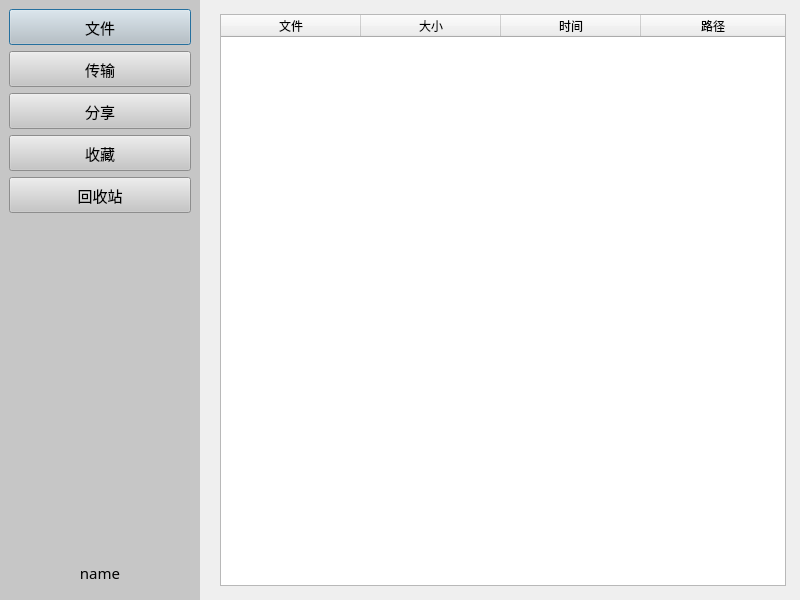
<?xml version="1.0" encoding="UTF-8"?>
<ui version="4.0">
 <class>MainDialog</class>
 <widget class="QDialog" name="MainDialog">
  <property name="geometry">
   <rect>
    <x>0</x>
    <y>0</y>
    <width>800</width>
    <height>600</height>
   </rect>
  </property>
  <property name="minimumSize">
   <size>
    <width>800</width>
    <height>550</height>
   </size>
  </property>
  <property name="font">
   <font>
    <family>微软雅黑</family>
    <pointsize>11</pointsize>
   </font>
  </property>
  <property name="windowTitle">
   <string>MainDialog</string>
  </property>
  <layout class="QGridLayout" name="gridLayout">
   <property name="leftMargin">
    <number>0</number>
   </property>
   <property name="topMargin">
    <number>0</number>
   </property>
   <property name="rightMargin">
    <number>0</number>
   </property>
   <property name="bottomMargin">
    <number>0</number>
   </property>
   <item row="0" column="0">
    <widget class="QWidget" name="wdg_left" native="true">
     <property name="minimumSize">
      <size>
       <width>200</width>
       <height>0</height>
      </size>
     </property>
     <property name="maximumSize">
      <size>
       <width>200</width>
       <height>16777215</height>
      </size>
     </property>
     <property name="styleSheet">
      <string notr="true">background-color: rgb(198, 198, 198);</string>
     </property>
     <layout class="QVBoxLayout" name="verticalLayout_10">
      <item>
       <widget class="QPushButton" name="pb_file">
        <property name="minimumSize">
         <size>
          <width>0</width>
          <height>36</height>
         </size>
        </property>
        <property name="maximumSize">
         <size>
          <width>16777215</width>
          <height>36</height>
         </size>
        </property>
        <property name="font">
         <font>
          <family>微软雅黑</family>
          <pointsize>11</pointsize>
         </font>
        </property>
        <property name="text">
         <string>文件</string>
        </property>
        <property name="icon">
         <iconset resource="resource.qrc">
          <normaloff>:/NetDisk/ui_assets/images/file.png</normaloff>:/NetDisk/ui_assets/images/file.png</iconset>
        </property>
        <property name="iconSize">
         <size>
          <width>36</width>
          <height>36</height>
         </size>
        </property>
       </widget>
      </item>
      <item>
       <widget class="QPushButton" name="pb_transmit">
        <property name="minimumSize">
         <size>
          <width>0</width>
          <height>36</height>
         </size>
        </property>
        <property name="maximumSize">
         <size>
          <width>16777215</width>
          <height>36</height>
         </size>
        </property>
        <property name="font">
         <font>
          <family>微软雅黑</family>
          <pointsize>11</pointsize>
         </font>
        </property>
        <property name="text">
         <string>传输</string>
        </property>
        <property name="icon">
         <iconset resource="resource.qrc">
          <normaloff>:/NetDisk/ui_assets/images/transmit.ico</normaloff>:/NetDisk/ui_assets/images/transmit.ico</iconset>
        </property>
        <property name="iconSize">
         <size>
          <width>36</width>
          <height>36</height>
         </size>
        </property>
       </widget>
      </item>
      <item>
       <widget class="QPushButton" name="pb_share">
        <property name="minimumSize">
         <size>
          <width>0</width>
          <height>36</height>
         </size>
        </property>
        <property name="maximumSize">
         <size>
          <width>16777215</width>
          <height>36</height>
         </size>
        </property>
        <property name="font">
         <font>
          <family>微软雅黑</family>
          <pointsize>11</pointsize>
         </font>
        </property>
        <property name="text">
         <string>分享</string>
        </property>
        <property name="icon">
         <iconset resource="resource.qrc">
          <normaloff>:/NetDisk/ui_assets/images/share.png</normaloff>:/NetDisk/ui_assets/images/share.png</iconset>
        </property>
        <property name="iconSize">
         <size>
          <width>36</width>
          <height>36</height>
         </size>
        </property>
       </widget>
      </item>
      <item>
       <widget class="QPushButton" name="pb_store">
        <property name="minimumSize">
         <size>
          <width>0</width>
          <height>36</height>
         </size>
        </property>
        <property name="maximumSize">
         <size>
          <width>16777215</width>
          <height>36</height>
         </size>
        </property>
        <property name="font">
         <font>
          <family>微软雅黑</family>
          <pointsize>11</pointsize>
         </font>
        </property>
        <property name="text">
         <string>收藏</string>
        </property>
       </widget>
      </item>
      <item>
       <widget class="QPushButton" name="pb_bin">
        <property name="minimumSize">
         <size>
          <width>0</width>
          <height>36</height>
         </size>
        </property>
        <property name="maximumSize">
         <size>
          <width>16777215</width>
          <height>36</height>
         </size>
        </property>
        <property name="font">
         <font>
          <family>微软雅黑</family>
          <pointsize>11</pointsize>
         </font>
        </property>
        <property name="text">
         <string>回收站</string>
        </property>
       </widget>
      </item>
      <item>
       <spacer name="verticalSpacer">
        <property name="orientation">
         <enum>Qt::Vertical</enum>
        </property>
        <property name="sizeHint" stdset="0">
         <size>
          <width>20</width>
          <height>327</height>
         </size>
        </property>
       </spacer>
      </item>
      <item>
       <widget class="QPushButton" name="pb_name">
        <property name="minimumSize">
         <size>
          <width>0</width>
          <height>36</height>
         </size>
        </property>
        <property name="maximumSize">
         <size>
          <width>16777215</width>
          <height>36</height>
         </size>
        </property>
        <property name="font">
         <font>
          <family>微软雅黑</family>
          <pointsize>11</pointsize>
         </font>
        </property>
        <property name="text">
         <string>name</string>
        </property>
        <property name="icon">
         <iconset resource="resource.qrc">
          <normaloff>:/NetDisk/ui_assets/face/btn_avatar_a28.png</normaloff>:/NetDisk/ui_assets/face/btn_avatar_a28.png</iconset>
        </property>
        <property name="iconSize">
         <size>
          <width>36</width>
          <height>36</height>
         </size>
        </property>
        <property name="flat">
         <bool>true</bool>
        </property>
       </widget>
      </item>
     </layout>
    </widget>
   </item>
   <item row="0" column="1">
    <widget class="QWidget" name="wdg_right" native="true">
     <layout class="QHBoxLayout" name="horizontalLayout_3">
      <item>
       <widget class="QStackedWidget" name="sw_page">
        <property name="sizePolicy">
         <sizepolicy hsizetype="Expanding" vsizetype="Expanding">
          <horstretch>0</horstretch>
          <verstretch>0</verstretch>
         </sizepolicy>
        </property>
        <property name="currentIndex">
         <number>4</number>
        </property>
        <widget class="QWidget" name="page_file">
         <layout class="QVBoxLayout" name="verticalLayout_2">
          <property name="spacing">
           <number>0</number>
          </property>
          <property name="leftMargin">
           <number>0</number>
          </property>
          <property name="topMargin">
           <number>0</number>
          </property>
          <property name="rightMargin">
           <number>0</number>
          </property>
          <property name="bottomMargin">
           <number>0</number>
          </property>
          <item>
           <widget class="QWidget" name="wdg_right_top" native="true">
            <property name="minimumSize">
             <size>
              <width>0</width>
              <height>31</height>
             </size>
            </property>
            <property name="maximumSize">
             <size>
              <width>16777215</width>
              <height>31</height>
             </size>
            </property>
            <layout class="QHBoxLayout" name="horizontalLayout_2">
             <property name="spacing">
              <number>5</number>
             </property>
             <property name="leftMargin">
              <number>0</number>
             </property>
             <property name="topMargin">
              <number>0</number>
             </property>
             <property name="rightMargin">
              <number>0</number>
             </property>
             <property name="bottomMargin">
              <number>0</number>
             </property>
             <item>
              <widget class="QPushButton" name="pb_prev">
               <property name="minimumSize">
                <size>
                 <width>30</width>
                 <height>30</height>
                </size>
               </property>
               <property name="maximumSize">
                <size>
                 <width>30</width>
                 <height>30</height>
                </size>
               </property>
               <property name="text">
                <string>&lt;</string>
               </property>
               <property name="flat">
                <bool>true</bool>
               </property>
              </widget>
             </item>
             <item>
              <widget class="QPushButton" name="pb_next">
               <property name="minimumSize">
                <size>
                 <width>30</width>
                 <height>30</height>
                </size>
               </property>
               <property name="maximumSize">
                <size>
                 <width>30</width>
                 <height>30</height>
                </size>
               </property>
               <property name="text">
                <string>&gt;</string>
               </property>
               <property name="flat">
                <bool>true</bool>
               </property>
              </widget>
             </item>
             <item>
              <widget class="QLabel" name="lb_path">
               <property name="minimumSize">
                <size>
                 <width>0</width>
                 <height>30</height>
                </size>
               </property>
               <property name="maximumSize">
                <size>
                 <width>16777215</width>
                 <height>30</height>
                </size>
               </property>
               <property name="text">
                <string>/</string>
               </property>
              </widget>
             </item>
             <item>
              <spacer name="horizontalSpacer">
               <property name="orientation">
                <enum>Qt::Horizontal</enum>
               </property>
               <property name="sizeHint" stdset="0">
                <size>
                 <width>415</width>
                 <height>20</height>
                </size>
               </property>
              </spacer>
             </item>
             <item>
              <widget class="QPushButton" name="pb_search">
               <property name="minimumSize">
                <size>
                 <width>30</width>
                 <height>30</height>
                </size>
               </property>
               <property name="maximumSize">
                <size>
                 <width>30</width>
                 <height>30</height>
                </size>
               </property>
               <property name="text">
                <string/>
               </property>
               <property name="icon">
                <iconset resource="resource.qrc">
                 <normaloff>:/NetDisk/ui_assets/images/search.png</normaloff>:/NetDisk/ui_assets/images/search.png</iconset>
               </property>
               <property name="iconSize">
                <size>
                 <width>30</width>
                 <height>30</height>
                </size>
               </property>
               <property name="flat">
                <bool>true</bool>
               </property>
              </widget>
             </item>
             <item>
              <widget class="QPushButton" name="pb_addFile">
               <property name="text">
                <string/>
               </property>
               <property name="icon">
                <iconset resource="resource.qrc">
                 <normaloff>:/NetDisk/ui_assets/images/addFile.png</normaloff>:/NetDisk/ui_assets/images/addFile.png</iconset>
               </property>
               <property name="iconSize">
                <size>
                 <width>30</width>
                 <height>30</height>
                </size>
               </property>
               <property name="flat">
                <bool>true</bool>
               </property>
              </widget>
             </item>
            </layout>
           </widget>
          </item>
          <item>
           <widget class="QWidget" name="wdg_right_bottom" native="true">
            <layout class="QVBoxLayout" name="verticalLayout_3">
             <property name="spacing">
              <number>0</number>
             </property>
             <property name="leftMargin">
              <number>0</number>
             </property>
             <property name="topMargin">
              <number>0</number>
             </property>
             <property name="rightMargin">
              <number>0</number>
             </property>
             <property name="bottomMargin">
              <number>0</number>
             </property>
             <item>
              <widget class="QTableWidget" name="table_file">
               <property name="contextMenuPolicy">
                <enum>Qt::CustomContextMenu</enum>
               </property>
               <property name="editTriggers">
                <set>QAbstractItemView::NoEditTriggers</set>
               </property>
               <property name="dragEnabled">
                <bool>false</bool>
               </property>
               <property name="selectionBehavior">
                <enum>QAbstractItemView::SelectRows</enum>
               </property>
               <attribute name="horizontalHeaderDefaultSectionSize">
                <number>200</number>
               </attribute>
               <attribute name="horizontalHeaderStretchLastSection">
                <bool>true</bool>
               </attribute>
               <attribute name="verticalHeaderVisible">
                <bool>false</bool>
               </attribute>
               <column>
                <property name="text">
                 <string>文件</string>
                </property>
               </column>
               <column>
                <property name="text">
                 <string>大小</string>
                </property>
               </column>
               <column>
                <property name="text">
                 <string>时间</string>
                </property>
               </column>
              </widget>
             </item>
            </layout>
           </widget>
          </item>
         </layout>
        </widget>
        <widget class="QWidget" name="page_transmit">
         <layout class="QVBoxLayout" name="verticalLayout_4">
          <property name="spacing">
           <number>0</number>
          </property>
          <property name="leftMargin">
           <number>0</number>
          </property>
          <property name="topMargin">
           <number>0</number>
          </property>
          <property name="rightMargin">
           <number>0</number>
          </property>
          <property name="bottomMargin">
           <number>0</number>
          </property>
          <item>
           <widget class="QTabWidget" name="tw_transmit">
            <property name="currentIndex">
             <number>0</number>
            </property>
            <widget class="QWidget" name="tab_upload">
             <attribute name="title">
              <string> 上传中 </string>
             </attribute>
             <layout class="QVBoxLayout" name="verticalLayout_5">
              <property name="spacing">
               <number>0</number>
              </property>
              <property name="leftMargin">
               <number>0</number>
              </property>
              <property name="topMargin">
               <number>0</number>
              </property>
              <property name="rightMargin">
               <number>0</number>
              </property>
              <property name="bottomMargin">
               <number>0</number>
              </property>
              <item>
               <widget class="QTableWidget" name="table_upload">
                <property name="contextMenuPolicy">
                 <enum>Qt::CustomContextMenu</enum>
                </property>
                <property name="editTriggers">
                 <set>QAbstractItemView::NoEditTriggers</set>
                </property>
                <property name="selectionBehavior">
                 <enum>QAbstractItemView::SelectRows</enum>
                </property>
                <property name="gridStyle">
                 <enum>Qt::SolidLine</enum>
                </property>
                <attribute name="horizontalHeaderDefaultSectionSize">
                 <number>120</number>
                </attribute>
                <attribute name="horizontalHeaderStretchLastSection">
                 <bool>false</bool>
                </attribute>
                <attribute name="verticalHeaderVisible">
                 <bool>false</bool>
                </attribute>
                <attribute name="verticalHeaderStretchLastSection">
                 <bool>false</bool>
                </attribute>
                <column>
                 <property name="text">
                  <string>文件</string>
                 </property>
                </column>
                <column>
                 <property name="text">
                  <string>大小</string>
                 </property>
                </column>
                <column>
                 <property name="text">
                  <string>时间</string>
                 </property>
                </column>
                <column>
                 <property name="text">
                  <string>速度</string>
                 </property>
                </column>
                <column>
                 <property name="text">
                  <string>进度</string>
                 </property>
                </column>
                <column>
                 <property name="text">
                  <string/>
                 </property>
                </column>
               </widget>
              </item>
              <item>
               <layout class="QHBoxLayout" name="hl_upload_bottom">
                <item>
                 <spacer name="hs_upload_left">
                  <property name="orientation">
                   <enum>Qt::Horizontal</enum>
                  </property>
                  <property name="sizeHint" stdset="0">
                   <size>
                    <width>40</width>
                    <height>20</height>
                   </size>
                  </property>
                 </spacer>
                </item>
                <item>
                 <widget class="QPushButton" name="pb_clearUpload">
                  <property name="text">
                   <string>全部清空</string>
                  </property>
                  <property name="maximumSize">
                   <size>
                    <width>100</width>
                    <height>30</height>
                   </size>
                  </property>
                 </widget>
                </item>
               </layout>
              </item>
             </layout>
            </widget>
            <widget class="QWidget" name="tab_download">
             <attribute name="title">
              <string> 下载中 </string>
             </attribute>
             <layout class="QVBoxLayout" name="verticalLayout_6">
              <property name="spacing">
               <number>0</number>
              </property>
              <property name="leftMargin">
               <number>0</number>
              </property>
              <property name="topMargin">
               <number>0</number>
              </property>
              <property name="rightMargin">
               <number>0</number>
              </property>
              <property name="bottomMargin">
               <number>0</number>
              </property>
              <item>
               <widget class="QTableWidget" name="table_download">
                <property name="contextMenuPolicy">
                 <enum>Qt::CustomContextMenu</enum>
                </property>
                <property name="editTriggers">
                 <set>QAbstractItemView::NoEditTriggers</set>
                </property>
                <property name="selectionBehavior">
                 <enum>QAbstractItemView::SelectRows</enum>
                </property>
                <attribute name="horizontalHeaderDefaultSectionSize">
                 <number>100</number>
                </attribute>
                <attribute name="horizontalHeaderStretchLastSection">
                 <bool>false</bool>
                </attribute>
                <attribute name="verticalHeaderVisible">
                 <bool>false</bool>
                </attribute>
                <attribute name="verticalHeaderStretchLastSection">
                 <bool>false</bool>
                </attribute>
                <column>
                 <property name="text">
                  <string>文件</string>
                 </property>
                </column>
                <column>
                 <property name="text">
                  <string>大小</string>
                 </property>
                </column>
                <column>
                 <property name="text">
                  <string>时间</string>
                 </property>
                </column>
                <column>
                 <property name="text">
                  <string>速度</string>
                 </property>
                </column>
                <column>
                 <property name="text">
                  <string>进度</string>
                 </property>
                </column>
                <column>
                 <property name="text">
                  <string/>
                 </property>
                </column>
               </widget>
              </item>
             </layout>
            </widget>
            <widget class="QWidget" name="tab_complete">
             <attribute name="title">
              <string> 已完成 </string>
             </attribute>
             <layout class="QVBoxLayout" name="verticalLayout_7">
              <property name="spacing">
               <number>0</number>
              </property>
              <property name="leftMargin">
               <number>0</number>
              </property>
              <property name="topMargin">
               <number>0</number>
              </property>
              <property name="rightMargin">
               <number>0</number>
              </property>
              <property name="bottomMargin">
               <number>0</number>
              </property>
              <item>
               <widget class="QTableWidget" name="table_complete">
                <property name="editTriggers">
                 <set>QAbstractItemView::NoEditTriggers</set>
                </property>
                <property name="selectionBehavior">
                 <enum>QAbstractItemView::SelectRows</enum>
                </property>
                <attribute name="horizontalHeaderDefaultSectionSize">
                 <number>200</number>
                </attribute>
                <attribute name="horizontalHeaderStretchLastSection">
                 <bool>false</bool>
                </attribute>
                <attribute name="verticalHeaderVisible">
                 <bool>false</bool>
                </attribute>
                <column>
                 <property name="text">
                  <string>文件</string>
                 </property>
                </column>
                <column>
                 <property name="text">
                  <string>大小</string>
                 </property>
                </column>
                <column>
                 <property name="text">
                  <string>时间</string>
                 </property>
                </column>
                <column>
                 <property name="text">
                  <string/>
                 </property>
                </column>
               </widget>
              </item>
              <item>
               <layout class="QHBoxLayout" name="hl_complete_bottom">
                <item>
                 <spacer name="hs_complete_left">
                  <property name="orientation">
                   <enum>Qt::Horizontal</enum>
                  </property>
                  <property name="sizeHint" stdset="0">
                   <size>
                    <width>40</width>
                    <height>20</height>
                   </size>
                  </property>
                 </spacer>
                </item>
                <item>
                 <widget class="QPushButton" name="pb_clearComplete">
                  <property name="text">
                   <string>全部清空</string>
                  </property>
                  <property name="maximumSize">
                   <size>
                    <width>100</width>
                    <height>30</height>
                   </size>
                  </property>
                 </widget>
                </item>
               </layout>
              </item>
             </layout>
            </widget>
           </widget>
          </item>
         </layout>
        </widget>
        <widget class="QWidget" name="page_share">
         <layout class="QVBoxLayout" name="verticalLayout_8">
          <property name="spacing">
           <number>0</number>
          </property>
          <property name="leftMargin">
           <number>0</number>
          </property>
          <property name="topMargin">
           <number>0</number>
          </property>
          <property name="rightMargin">
           <number>0</number>
          </property>
          <property name="bottomMargin">
           <number>0</number>
          </property>
          <item>
           <widget class="QTabWidget" name="tw_share">
            <property name="currentIndex">
             <number>0</number>
            </property>
            <widget class="QWidget" name="tab_myshare">
             <attribute name="title">
              <string>我的分享</string>
             </attribute>
             <layout class="QVBoxLayout" name="verticalLayout_9">
              <property name="spacing">
               <number>0</number>
              </property>
              <property name="leftMargin">
               <number>0</number>
              </property>
              <property name="topMargin">
               <number>0</number>
              </property>
              <property name="rightMargin">
               <number>0</number>
              </property>
              <property name="bottomMargin">
               <number>0</number>
              </property>
              <item>
               <widget class="QTableWidget" name="table_share">
                <property name="editTriggers">
                 <set>QAbstractItemView::NoEditTriggers</set>
                </property>
                <property name="selectionBehavior">
                 <enum>QAbstractItemView::SelectRows</enum>
                </property>
                <attribute name="horizontalHeaderDefaultSectionSize">
                 <number>140</number>
                </attribute>
                <attribute name="horizontalHeaderStretchLastSection">
                 <bool>true</bool>
                </attribute>
                <attribute name="verticalHeaderVisible">
                 <bool>false</bool>
                </attribute>
                <column>
                 <property name="text">
                  <string>文件</string>
                 </property>
                </column>
                <column>
                 <property name="text">
                  <string>大小</string>
                 </property>
                </column>
                <column>
                 <property name="text">
                  <string>时间</string>
                 </property>
                </column>
                <column>
                 <property name="text">
                  <string>分享码</string>
                 </property>
                </column>
                <column>
                 <property name="text">
                  <string>密码</string>
                 </property>
                </column>
               </widget>
              </item>
             </layout>
            </widget>
            <widget class="QWidget" name="tab_viewshare">
             <attribute name="title">
              <string>查看分享</string>
             </attribute>
             <layout class="QVBoxLayout" name="verticalLayout_viewshare">
              <property name="spacing">
               <number>4</number>
              </property>
              <property name="leftMargin">
               <number>5</number>
              </property>
              <property name="topMargin">
               <number>5</number>
              </property>
              <property name="rightMargin">
               <number>5</number>
              </property>
              <property name="bottomMargin">
               <number>5</number>
              </property>
              <item>
               <widget class="QLabel" name="lb_sharePath">
                <property name="maximumSize">
                 <size>
                  <width>16777215</width>
                  <height>20</height>
                 </size>
                </property>
                <property name="text">
                 <string>当前路径: /</string>
                </property>
               </widget>
              </item>
              <item>
               <widget class="QSplitter" name="splitter_viewshare">
                <property name="sizePolicy">
                 <sizepolicy hsizetype="Expanding" vsizetype="Expanding">
                  <horstretch>0</horstretch>
                  <verstretch>1</verstretch>
                 </sizepolicy>
                </property>
                <property name="orientation">
                 <enum>Qt::Horizontal</enum>
                </property>
                <widget class="QTableWidget" name="table_viewShare">
                 <property name="editTriggers">
                  <set>QAbstractItemView::NoEditTriggers</set>
                 </property>
                 <property name="selectionMode">
                  <enum>QAbstractItemView::SingleSelection</enum>
                 </property>
                 <property name="selectionBehavior">
                  <enum>QAbstractItemView::SelectRows</enum>
                 </property>
                 <attribute name="horizontalHeaderDefaultSectionSize">
                  <number>120</number>
                 </attribute>
                 <attribute name="horizontalHeaderStretchLastSection">
                  <bool>true</bool>
                 </attribute>
                 <attribute name="verticalHeaderVisible">
                  <bool>false</bool>
                 </attribute>
                 <column>
                  <property name="text">
                   <string>名称</string>
                  </property>
                 </column>
                 <column>
                  <property name="text">
                   <string>大小</string>
                  </property>
                 </column>
                 <column>
                  <property name="text">
                   <string>类型</string>
                  </property>
                 </column>
                </widget>
                <widget class="QLabel" name="lb_sharePreview">
                 <property name="minimumSize">
                  <size>
                   <width>180</width>
                   <height>0</height>
                  </size>
                 </property>
                 <property name="text">
                  <string/>
                 </property>
                 <property name="scaledContents">
                  <bool>false</bool>
                 </property>
                 <property name="alignment">
                  <set>Qt::AlignCenter</set>
                 </property>
                 <property name="wordWrap">
                  <bool>true</bool>
                 </property>
                </widget>
               </widget>
              </item>
              <item>
               <layout class="QHBoxLayout" name="hl_viewshare_bottom">
                <item>
                 <widget class="QPushButton" name="pb_shareBack">
                  <property name="maximumSize">
                   <size>
                    <width>80</width>
                    <height>28</height>
                   </size>
                  </property>
                  <property name="text">
                   <string>返回上级</string>
                  </property>
                 </widget>
                </item>
                <item>
                 <spacer name="hs_viewshare_bottom">
                  <property name="orientation">
                   <enum>Qt::Horizontal</enum>
                  </property>
                  <property name="sizeHint" stdset="0">
                   <size>
                    <width>40</width>
                    <height>20</height>
                   </size>
                  </property>
                 </spacer>
                </item>
               </layout>
              </item>
             </layout>
            </widget>
           </widget>
          </item>
         </layout>
        </widget>
        <widget class="QWidget" name="page_search">
         <layout class="QVBoxLayout" name="verticalLayout_search">
          <property name="spacing">
           <number>5</number>
          </property>
          <property name="leftMargin">
           <number>5</number>
          </property>
          <property name="topMargin">
           <number>5</number>
          </property>
          <property name="rightMargin">
           <number>5</number>
          </property>
          <property name="bottomMargin">
           <number>5</number>
          </property>
          <item>
           <widget class="QTableWidget" name="table_search">
            <property name="editTriggers">
             <set>QAbstractItemView::NoEditTriggers</set>
            </property>
            <property name="selectionBehavior">
             <enum>QAbstractItemView::SelectRows</enum>
            </property>
            <attribute name="horizontalHeaderDefaultSectionSize">
             <number>140</number>
            </attribute>
            <attribute name="horizontalHeaderStretchLastSection">
             <bool>true</bool>
            </attribute>
            <attribute name="verticalHeaderVisible">
             <bool>false</bool>
            </attribute>
            <column>
             <property name="text">
              <string>文件</string>
             </property>
            </column>
            <column>
             <property name="text">
              <string>大小</string>
             </property>
            </column>
            <column>
             <property name="text">
              <string>时间</string>
             </property>
            </column>
            <column>
             <property name="text">
              <string>路径</string>
             </property>
            </column>
           </widget>
          </item>
          <item>
           <widget class="QPushButton" name="pb_searchBack">
            <property name="minimumSize">
             <size>
              <width>60</width>
              <height>25</height>
             </size>
            </property>
            <property name="maximumSize">
             <size>
              <width>60</width>
              <height>25</height>
             </size>
            </property>
            <property name="text">
             <string>返回</string>
            </property>
           </widget>
          </item>
         </layout>
        </widget>
        <widget class="QWidget" name="page_favorite">
         <layout class="QVBoxLayout" name="verticalLayout_favorite">
          <property name="spacing">
           <number>5</number>
          </property>
          <property name="leftMargin">
           <number>5</number>
          </property>
          <property name="topMargin">
           <number>5</number>
          </property>
          <property name="rightMargin">
           <number>5</number>
          </property>
          <property name="bottomMargin">
           <number>5</number>
          </property>
          <item>
           <widget class="QTableWidget" name="table_favorite">
            <property name="contextMenuPolicy">
             <enum>Qt::CustomContextMenu</enum>
            </property>
            <property name="editTriggers">
             <set>QAbstractItemView::NoEditTriggers</set>
            </property>
            <property name="selectionBehavior">
             <enum>QAbstractItemView::SelectRows</enum>
            </property>
            <attribute name="horizontalHeaderDefaultSectionSize">
             <number>140</number>
            </attribute>
            <attribute name="horizontalHeaderStretchLastSection">
             <bool>true</bool>
            </attribute>
            <attribute name="verticalHeaderVisible">
             <bool>false</bool>
            </attribute>
            <column>
             <property name="text">
              <string>文件</string>
             </property>
            </column>
            <column>
             <property name="text">
              <string>大小</string>
             </property>
            </column>
            <column>
             <property name="text">
              <string>时间</string>
             </property>
            </column>
            <column>
             <property name="text">
              <string>路径</string>
             </property>
            </column>
           </widget>
          </item>
         </layout>
        </widget>
        <widget class="QWidget" name="page_recycle">
         <layout class="QVBoxLayout" name="verticalLayout_recycle">
          <property name="spacing">
           <number>5</number>
          </property>
          <property name="leftMargin">
           <number>5</number>
          </property>
          <property name="topMargin">
           <number>5</number>
          </property>
          <property name="rightMargin">
           <number>5</number>
          </property>
          <property name="bottomMargin">
           <number>5</number>
          </property>
          <item>
           <widget class="QTableWidget" name="table_recycle">
            <property name="contextMenuPolicy">
             <enum>Qt::CustomContextMenu</enum>
            </property>
            <property name="editTriggers">
             <set>QAbstractItemView::NoEditTriggers</set>
            </property>
            <property name="selectionBehavior">
             <enum>QAbstractItemView::SelectRows</enum>
            </property>
            <attribute name="horizontalHeaderDefaultSectionSize">
             <number>140</number>
            </attribute>
            <attribute name="horizontalHeaderStretchLastSection">
             <bool>true</bool>
            </attribute>
            <attribute name="verticalHeaderVisible">
             <bool>false</bool>
            </attribute>
            <column>
             <property name="text">
              <string>文件</string>
             </property>
            </column>
            <column>
             <property name="text">
              <string>大小</string>
             </property>
            </column>
            <column>
             <property name="text">
              <string>删除时间</string>
             </property>
            </column>
            <column>
             <property name="text">
              <string>原路径</string>
             </property>
            </column>
           </widget>
          </item>
          <item>
           <layout class="QHBoxLayout" name="horizontalLayout_recycle">
            <item>
             <spacer name="horizontalSpacer_recycle">
              <property name="orientation">
               <enum>Qt::Horizontal</enum>
              </property>
              <property name="sizeHint" stdset="0">
               <size>
                <width>40</width>
                <height>20</height>
               </size>
              </property>
             </spacer>
            </item>
            <item>
             <widget class="QPushButton" name="pb_restoreFile">
              <property name="minimumSize">
               <size>
                <width>80</width>
                <height>30</height>
               </size>
              </property>
              <property name="text">
               <string>恢复</string>
              </property>
             </widget>
            </item>
            <item>
             <widget class="QPushButton" name="pb_deleteForever">
              <property name="minimumSize">
               <size>
                <width>80</width>
                <height>30</height>
               </size>
              </property>
              <property name="text">
               <string>彻底删除</string>
              </property>
             </widget>
            </item>
           </layout>
          </item>
         </layout>
        </widget>
       </widget>
      </item>
     </layout>
    </widget>
   </item>
  </layout>
 </widget>
 <resources>
  <include location="resource.qrc"/>
 </resources>
 <connections/>
</ui>
